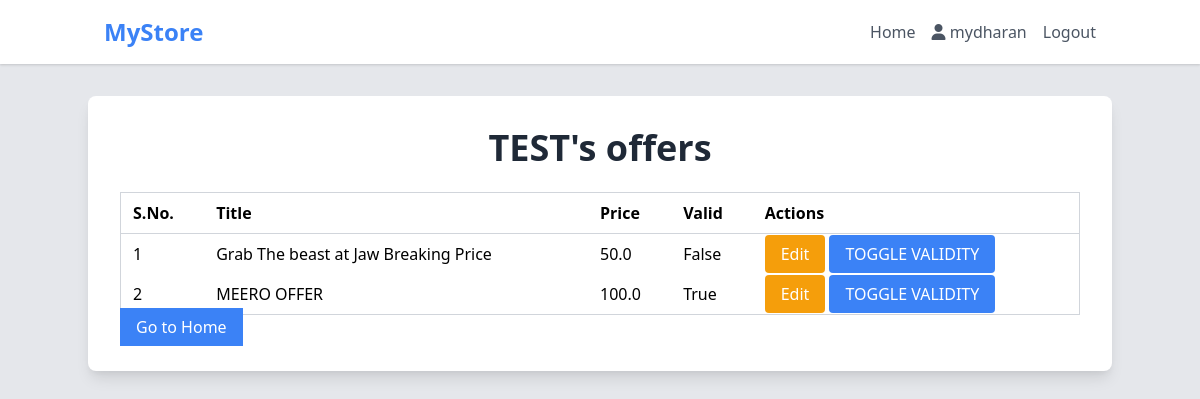
/productoffer/21 (signed in), run on the app's committed database.
### geoapp/models.py (models this page shows, shortened)
class Product(models.Model):
    productOwner = models.ForeignKey(Shop,on_delete = models.CASCADE)
    productName = models.CharField(max_length = 50)
    productPrice = models.FloatField()
    productCategory = models.CharField(max_length = 20,default="Electronics",choices = (
        ("Electronics","Electronics"),
        ("Fashion","Fashion"),
        ("Drinks","Drinks"),
        ("Furniture","Furniture")
    ))
    productImage = models.ImageField(upload_to='productImages/',default='productImages/product_placeholder.png',null=True)

class Offer(models.Model):
    product = models.ForeignKey(Product,on_delete = models.CASCADE)
    offeredby = models.ForeignKey(Shop,on_delete=models.CASCADE)
    offerTitle = models.CharField(max_length = 500,blank = True,null = True)
    offerprice = models.FloatField()
    is_valid = models.BooleanField(default = False,null = True,blank = True)
    detail_exp_count = models.IntegerField(null=True,default=0)
    dismissed_count = models.IntegerField(null=True,default=0)
    received_count = models.IntegerField(null=True,default=0)

### geoapp/views.py (the view)
# urls.py: path('productoffer/<int:pk>',views.ProductOffer,name='ProductOffer'),
@login_required(login_url='login')
def ProductOffer(request,pk):
    product = Product.objects.get(pk = pk)
    offers = Offer.objects.filter(product = product)
    return render(request,'ProductOffer.html',{'offers':offers,'product':product})

### geoapp/templates/ProductOffer.html (shortened to what this page needs)
{% extends 'base.html' %}
{% block content %}
    <div class="container mx-auto mt-8 p-8 bg-white rounded-lg shadow-lg">
            <h1 class="text-4xl font-bold text-center mb-6 text-gray-800">{{product.productName}}'s offers</h1>
            <div class="overflow-x-auto mt-6">
                <table class="min-w-full border border-gray-300 divide-y divide-gray-300">
                    <thead>
                        <tr>
                            <th class="py-2 px-3 text-left">S.No.</th>
                            <th class="py-2 px-3 text-left">Title</th>
                            <th class="py-2 px-3 text-left">Price</th>
                            <th class="py-2 px-3 text-left">Valid</th>
                            <th class="py-2 px-3 text-left">Actions</th>
                        </tr>
                    </thead>
                    <tbody class="space-y-2">
                        {% for offer in offers %}
                            <tr>
                                <td class="py-2 px-3">{{ forloop.counter }}</td>
                                <td class="py-2 px-3">{{ offer.offerTitle }}</td>
                                <td class="py-2 px-3">{{ offer.offerprice }}</td>
                                <td class="py-2 px-3">{{ offer.is_valid }}</td>
                                <td class="py-2 px-3">
                                    <a class="bg-yellow-500 text-white px-4 py-2 rounded" href="{% url 'edit_offer' offer.id %}">Edit</a>
                                    <a class="bg-blue-500 text-white px-4 py-2 rounded" href="{% url 'offer_toggle' offer.id %}">TOGGLE VALIDITY</a>
                                </td>
                            </tr>
                        {% endfor %}
                    </tbody>
                </table>
            </div>
            <a href="/" class="py-2 px-4 bg-blue-500 text-white mt-2">Go to Home</a>
    </div>
{% endblock %}

### templates/base.html (shortened to what this page needs)
<!DOCTYPE html>
<html lang="en">
<head>
    <link rel="stylesheet" href="https://cdn.jsdelivr.net/npm/tailwindcss@2.2.19/dist/tailwind.min.css">
    <link rel="stylesheet" href="https://cdnjs.cloudflare.com/ajax/libs/font-awesome/6.5.1/css/all.min.css" />
    <link rel="stylesheet" href="https://unpkg.com/leaflet@1.9.4/dist/leaflet.css" />
</head>
<body class="bg-gray-200">
    <nav class="bg-white shadow">
        <div class="container mx-auto px-4">
            <div class="flex items-center justify-between py-4">
                <div class="flex items-center">
                    <a href="/" class="text-2xl font-bold text-blue-500">MyStore</a>
                </div>
                <div class="hidden lg:flex space-x-4">
                    <a href="#" class="text-gray-600 hover:text-blue-500">Home</a>
                    <p class="text-gray-600 hover:text-blue-500">
                        <i class="fa-solid fa-user"></i>
                        {{request.user}}</p>
                    <a href="{%url 'logout'%}" class="text-gray-600 hover:text-blue-500 cursor-pointer">Logout</a>
                </div>
            </div>
        </div>
    </nav>
    {%block content%}{%endblock content%}
</body>
</html>

### data on the page
Product: productName "TEST"
Offer: offerTitle "Grab The beast at Jaw Breaking Price", offerprice "50.0", is_valid "False"
Offer: offerTitle "MEERO OFFER", offerprice "100.0", is_valid "True"

### other printed values
{{ request.user }} "mydharan"
